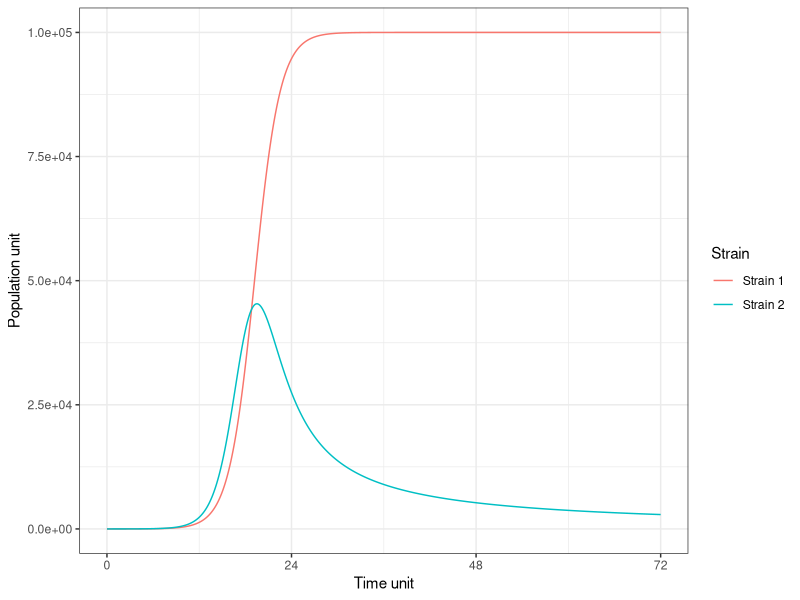

Here is the R script that generated this plot: (Note: this script raises an error after producing the figure.)
rm(list = ls())
library(deSolve)   
library(ggplot2)   
library(dplyr)
library(tidyr)
library(scales)

# Define the model
viral_model <- function(t, state, parameters) {
  V1 <- state[1]
  V2 <- state[2]
  
  r1 <- parameters["r1"]
  r2 <- parameters["r2"]
  K <- parameters["K"]
  alpha12 <- parameters["alpha12"]
  alpha21 <- parameters["alpha21"]
  mu <- parameters["mu"]
  
  dV1dt <- r1 * V1 * (1 - (V1 + alpha21 * V2) / K) - mu * V1
  dV2dt <- r2 * V2 * (1 - (V2 + alpha12 * V1) / K) - mu * V1
  
  return(list(c(dV1dt, dV2dt)))
}

# Initial state
state <- c(V1 = 1, V2 = 1)

# Time sequence for the simulation
times <- seq(0, 72, by = 0.1)
params = c(r1 = 0.4, 
  r2 = 0.45, 
  K = 100000, 
  alpha12 = 1, 
  alpha21 = 0, 
  mu = 0)
params = c(r1 = 0.6, 
           r2 = 0.65, 
           K = 100000, 
           alpha12 = 1, 
           alpha21 = 0, 
           mu = 0)
# Solve the model
out <- ode(y = state, times = times, func = viral_model, parms = params)
out_df <- as.data.frame(out)
# Plotting
ggplot(data = out_df, aes(x = time)) +
  geom_line(aes(y = V1, color = "Strain 1")) +
  geom_line(aes(y = V2, color = "Strain 2")) +
  labs(y = "Population unit", x = "Time unit", color = "Strain") +
  theme_bw() +
  scale_x_continuous(breaks = c(0,24,48,72)) +
  scale_y_continuous(labels = label_scientific(digits = 3))

########### Try different settings ##########

withinhost_fun = function(param_sets){
  # Initial state and time sequence
  state <- c(V1 = 1, V2 = 1)
  times <- seq(0, 72, by = 0.1)
  
  # Run simulations for each parameter set
  results <- lapply(seq(nrow(param_sets)), function(i) {
    params <- unlist(param_sets[i, ])
    out <- ode(y = state, times = times, func = viral_model, parms = params)
    out_df <- as.data.frame(out)
    out_df$r1 <- params['r1']
    out_df$r2 <- params['r2']
    return(out_df)
  })
  
  # Combine all dataframes into one
  combined_results <- bind_rows(results)
  
  return(combined_results)
  
}

transform_data = function(combined_results){
  # Transform data for plotting
  long_data <- pivot_longer(combined_results, cols = c("V1", "V2"), names_to = "Strain", values_to = "Population")
  long_data$Population_label = long_data$Population/10^3
  long_data$group = long_data$r2 - long_data$r1
  long_data$group[long_data$Strain == 'V1'] = 'V1'
  long_data$group = factor(long_data$group, levels = unique(long_data$group))
  return(long_data) 
}

ratio_fun = function(combined_results){
  long_data_transformed <- combined_results %>%
    mutate(ratio = V1/(V1+V2), group = r2-r1) %>%
    select(time, group, ratio)
  data_ratio = long_data_transformed[long_data_transformed$time %in%
                                     c(0,24,48,72),]
  return(data_ratio)
}

getplot = function(param_sets){
  combined_results = withinhost_fun(param_sets)
  long_data = transform_data(combined_results)
  data_ratio = ratio_fun(combined_results)
  
  values = alpha(c(hue_pal()(3)[1], '#2A41AF', '#4D7AAF', '#619CAF', '#85BDAF'),0.7)
  # Plotting
  p1 = ggplot(long_data, aes(x = time, y = Population_label)) +
    geom_line(data = long_data, 
              aes(group = group, color = group)) +
    scale_color_manual(values = values, name = expression('Strain'/Delta*r)) +
    labs(y = "", x = "Time unit", color = "Strain") +
    theme_bw() +
    theme(legend.position = "none") +
    scale_x_continuous(breaks = c(0,24,48,72)) +
    scale_y_continuous(n.breaks = 3)

  p2 = ggplot(data_ratio, aes(x = time, y = ratio, color = factor(group))) +
    geom_line() +
    geom_point() +
    scale_color_manual(values = values[-1], 
                       name = expression(Delta*r)) +
    labs(y = "", x = "Time unit", color = "r2 value") +
    theme_bw() +
    theme(legend.position = "none") +
    scale_x_continuous(breaks = c(0,24,48,72)) + 
    scale_y_continuous(limits = c(0, 1), 
                       minor_breaks = seq(0 , 1, 0.25),
                       n.breaks = 3)

  return(list(p1, p2))
}

# Parameter sets for multiple simulations

param_sets <- expand.grid(r1 = 0.4, 
                          r2 = 0.4 + c(0.02, 0.05, 0.1, 0.2), 
                          K = 100000, alpha12 = 1, alpha21 = 0, mu = 0)


plist1 = getplot(param_sets)
  
param_sets <- expand.grid(r1 = 0.6, 
                          r2 = 0.6 + c(0.02, 0.05, 0.1, 0.2), 
                          K = 100000, alpha12 = 1, alpha21 = 0, mu = 0)
plist2 = getplot(param_sets)

pdf(paste0("Output/withinhost.pdf"), width = 1.8, height = 1.2)
print(plist1[[1]])
print(plist1[[2]])
print(plist2[[1]])
print(plist2[[2]])
dev.off()

combined_results = withinhost_fun(param_sets)
data_ratio = ratio_fun(combined_results)

values = alpha(c(hue_pal()(3)[1], '#2A41AF', '#4D7AAF', '#619CAF', '#85BDAF'),0.7)
p1 = ggplot(data_ratio, aes(x = time, y = ratio, color = factor(group))) +
  geom_line() +
  geom_point() +
  scale_color_manual(values = values[-1], 
                     name = expression(Delta*r)) +
  labs(y = "", x = "Time unit", color = "r2 value") +
  theme_bw() +
  theme(legend.position = "right",
        legend.key.size = unit(0.4,'cm')) +
  scale_x_continuous(breaks = c(0,24,48,72)) + 
  scale_y_continuous(limits = c(0, 1), 
                     minor_breaks = seq(0 , 1, 0.25),
                     n.breaks = 3)

p1

pdf(paste0("Output/withinhost_legend.pdf"), width = 1.8, height = 1.5)
print(p1)
dev.off()
